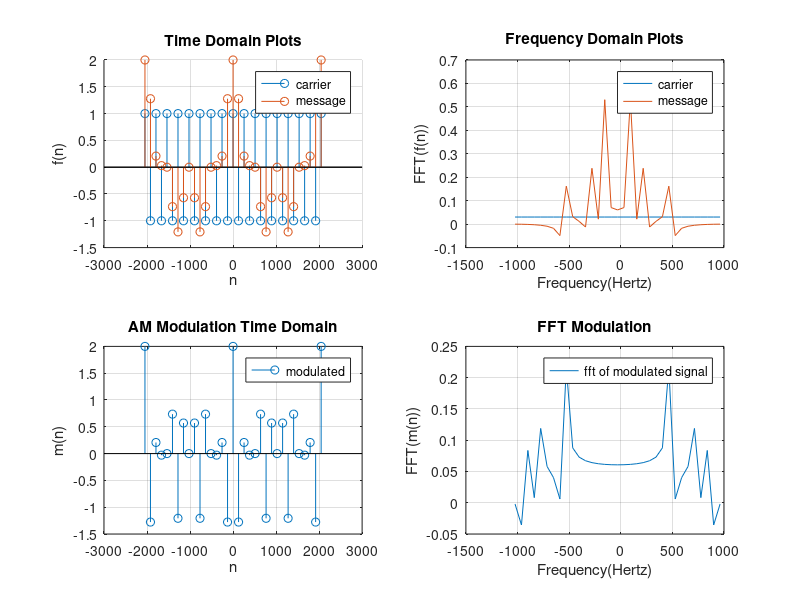

MATLAB code for this plot:
clear

fs = 2048; % Sampling frequency
f = 1;
N = fs/f;
n = -N: 128: N; 

message = cos(2*pi*n/N) + (0.5 * cos(4*pi*n/N))...
              + (0.5 * cos(8*pi*n/N));


fc = 1000; % Frequency (hertz) 
carrier = cos((2*pi*(fc/fs)*n)); %carrier

subplot(2,2,1);
hold on
stem(n,carrier);
stem(n, message);
legend("carrier", "message");
title('Time Domain Plots'); 
xlabel('n'); 
ylabel('f(n)');
grid on

l = length(n);
fft_carrier = fftshift(fft(carrier)/l);
fft_message = fftshift(fft(message)/l);
ft_axis_hz = fs * ((-l/2:(l/2) - 1)/l);

subplot(2,2,2);
plot(ft_axis_hz, fft_carrier,ft_axis_hz, fft_message);
legend("carrier", "message");
title('Frequency Domain Plots'); 
xlabel('Frequency(Hertz)'); 
ylabel('FFT(f(n))');
 grid on


modulated = carrier.*message;

subplot(2,2,3);
stem(n,modulated);
legend("modulated");
title('AM Modulation Time Domain'); 
xlabel('n'); 
ylabel('m(n)');
grid on


fft_modulated= fftshift(fft(modulated)/l);
subplot(2,2,4);
plot(ft_axis_hz, fft_modulated);
legend("fft of modulated signal");
title('FFT Modulation'); 
xlabel('Frequency(Hertz)'); 
ylabel('FFT(m(n))');
 grid on

